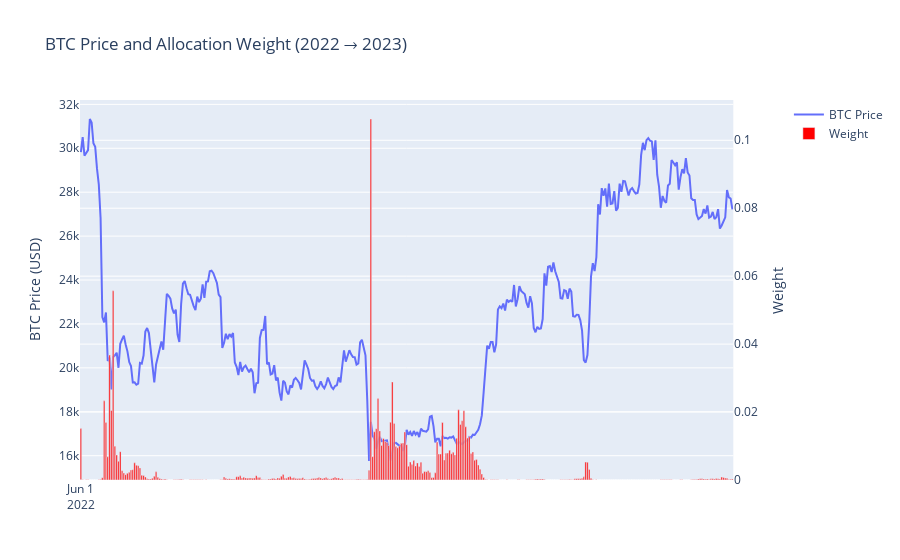

The notebook cell this image was saved under:
### Markdown cell above
Between June 2022 and June 2023, the price trend showed highs at the beginning and end of the year, with a low in the middle. We can see that the strategy concentrated its allocation around the mid-year low. In addition, when there was a sharp drop in price at the beginning of the year, the model chose to increase allocation right after that drawdown.

### Code cell
plot_weight_price_by_year(2022, 2023)

### Figure 1 — Plotly figure (JSON) as saved in the notebook; plotly's stock layout.template omitted (floating-point values rounded to 4 significant figures; data arrays with more than 128 entries replaced by an {"elided": "..."} marker saying what was removed)
{"data": [{"mode": "lines", "name": "BTC Price", "type": "scatter", "x": {"elided": "366 str values"}, "xaxis": "x", "y": {"elided": "366 float values"}, "yaxis": "y"}, {"marker": {"color": "red", "opacity": 1}, "name": "Weight", "type": "bar", "x": {"elided": "366 str values"}, "xaxis": "x", "y": {"elided": "366 float values"}, "yaxis": "y2"}], "layout": {"barmode": "overlay", "title": {"text": "BTC Price and Allocation Weight (2022 → 2023)"}, "xaxis": {"anchor": "y", "domain": [0, 0.94], "dtick": "M12", "tick0": "2022-06-01", "tickmode": "linear"}, "yaxis": {"anchor": "x", "domain": [0, 1], "title": {"text": "BTC Price (USD)"}}, "yaxis2": {"anchor": "x", "overlaying": "y", "side": "right", "title": {"text": "Weight"}}}}
